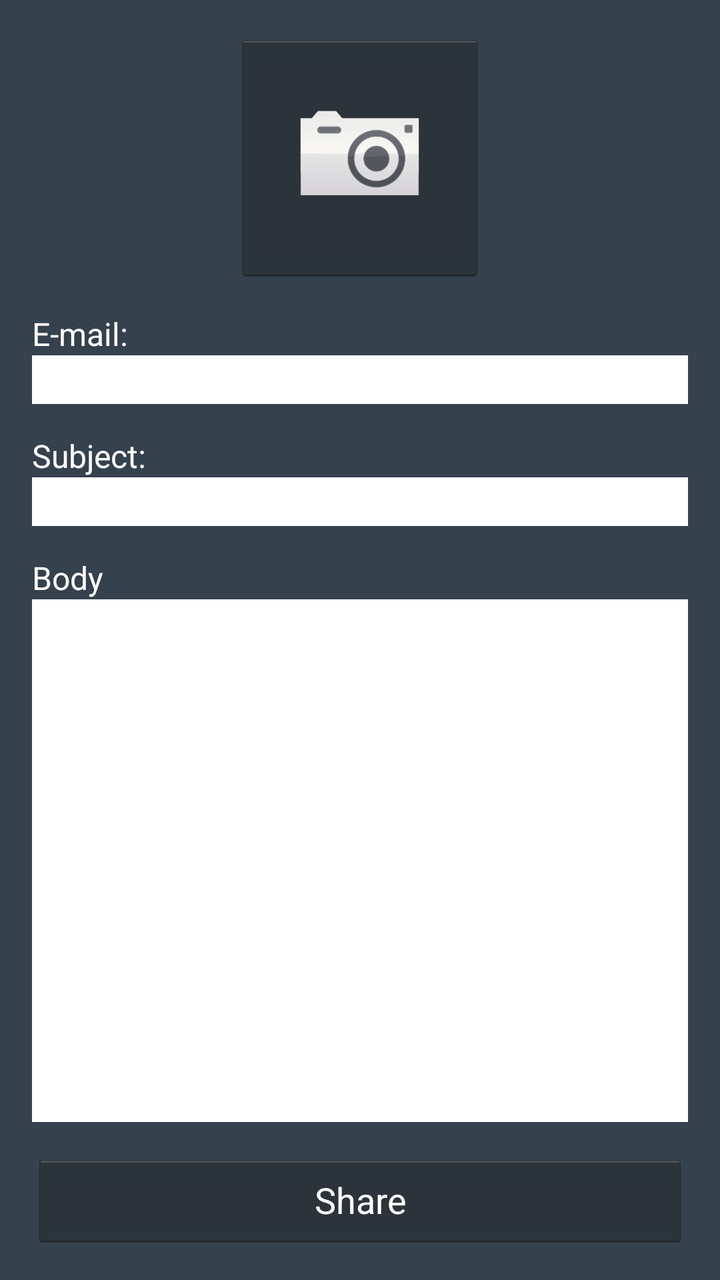
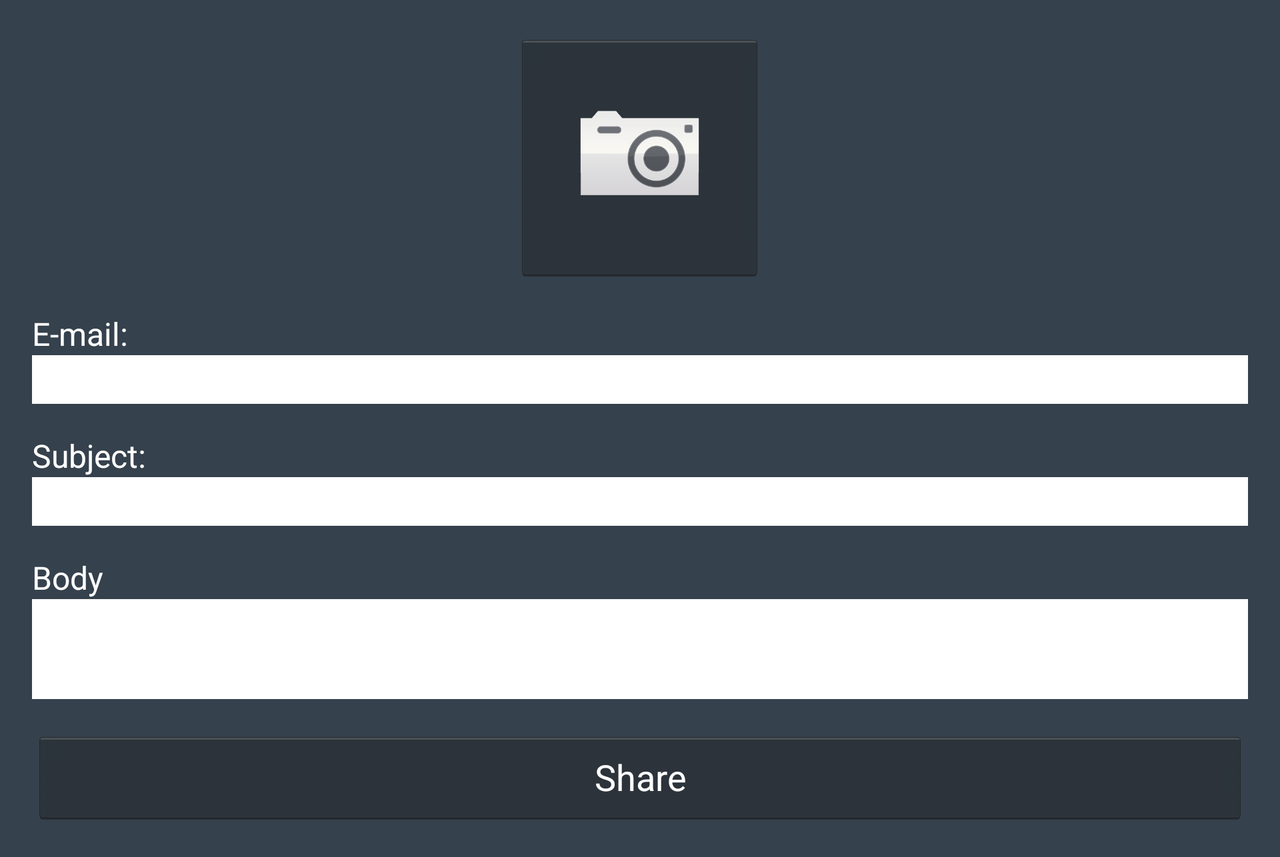

Compare how this app lays out the same screen by default and in its alternative resource folder. The renders come first, then the two layout files and the values they reference.
<!-- AndroidManifest.xml: application theme AppTheme -->
<!-- res/layout/activity_share.xml -->
<LinearLayout xmlns:android="http://schemas.android.com/apk/res/android"
    xmlns:tools="http://schemas.android.com/tools"
    android:id="@+id/LinearLayout1"
    android:background="@color/screen_color"
    android:layout_width="match_parent"
    android:layout_height="match_parent"
    android:orientation="vertical"
    android:gravity="center"
    android:paddingBottom="@dimen/activity_vertical_margin"
    android:paddingLeft="@dimen/activity_horizontal_margin"
    android:paddingRight="@dimen/activity_horizontal_margin"
    android:paddingTop="@dimen/activity_vertical_margin"
    tools:context="ru.asia.shareyourphotoapp.ShareActivity" >

    <ImageButton
        android:id="@+id/btnAddPhoto"
        android:layout_width="@dimen/iv_add_photo_width"
        android:layout_height="@dimen/iv_add_photo_height"
        android:scaleType="centerCrop"
        android:layout_gravity="center"
        android:src="@drawable/camera" />
    
    <TextView 
        android:layout_width="wrap_content"
        android:layout_height="wrap_content"
        android:layout_gravity="left"
        android:layout_marginTop="@dimen/margin_top"
        android:textColor="@color/white"
        android:textSize="@dimen/tv_share"
        android:text="@string/str_email"/>
    
    <EditText 
        android:id="@+id/etEmail"
        android:layout_width="match_parent"
        android:layout_height="wrap_content"
        android:inputType="textEmailAddress"
        android:background="@color/white"/>
    
    <TextView 
        android:layout_width="wrap_content"
        android:layout_height="wrap_content"
        android:layout_gravity="left"
        android:layout_marginTop="@dimen/margin_top"
        android:textColor="@color/white"
        android:textSize="@dimen/tv_share"
        android:text="@string/str_subject"/>
    
    <EditText 
        android:id="@+id/etSubject"
        android:layout_width="match_parent"
        android:layout_height="wrap_content"
        android:inputType="text"
        android:background="@color/white"/>
    
    <TextView 
        android:layout_width="wrap_content"
        android:layout_height="wrap_content"
        android:layout_gravity="left"
        android:layout_marginTop="@dimen/margin_top"
        android:textColor="@color/white"
        android:textSize="@dimen/tv_share"
        android:text="@string/str_body"/>
    
    <EditText 
        android:id="@+id/etBody"
        android:layout_width="match_parent"
        android:layout_height="wrap_content"
        android:layout_weight="1"
        android:inputType="text"
        android:background="@color/white"/>
    
    <Button 
        android:id="@+id/btnShare"
        android:layout_width="match_parent"
        android:layout_height="wrap_content"
        android:layout_marginTop="@dimen/margin_top"
        android:textColor="@color/white"
        android:text="@string/btnShare"/>

</LinearLayout>
<!-- resources referenced by this layout -->
<resources>
  <color name="screen_color">#35414c</color>
  <color name="white">#ffffff</color>
  <dimen name="activity_horizontal_margin">16dp</dimen>
  <dimen name="activity_vertical_margin">16dp</dimen>
  <dimen name="iv_add_photo_height">125dp</dimen>
  <dimen name="iv_add_photo_width">125dp</dimen>
  <dimen name="margin_top">15dp</dimen>
  <dimen name="tv_share">16sp</dimen>
  <!-- drawable camera: png bitmap (drawable-hdpi, 22033 bytes) -->
  <string name="btnShare">Share</string>
  <string name="str_body">Body</string>
  <string name="str_email">E-mail:</string>
  <string name="str_subject">Subject:</string>
  <style name="AppTheme" parent="AppBaseTheme">
                  
      </style>
  <style name="AppBaseTheme" parent="@android:style/Theme.Holo">
          
      </style>
</resources>
<!-- res/layout-land/activity_share.xml (the repository's variant of the layout above) -->
<!-- drawn on the phone turned sideways -->
<ScrollView
     xmlns:android="http://schemas.android.com/apk/res/android"
     android:layout_width="match_parent"
     android:layout_height="wrap_content">

    <LinearLayout
        android:id="@+id/LinearLayout1"
        android:layout_width="match_parent"
        android:layout_height="wrap_content"
        android:background="@color/screen_color"
        android:gravity="center"
        android:orientation="vertical"
        android:paddingBottom="@dimen/activity_vertical_margin"
        android:paddingLeft="@dimen/activity_horizontal_margin"
        android:paddingRight="@dimen/activity_horizontal_margin"
        android:paddingTop="@dimen/activity_vertical_margin">

        <ImageButton
            android:id="@+id/btnAddPhoto"
            android:layout_width="@dimen/iv_add_photo_width"
            android:layout_height="@dimen/iv_add_photo_height"
            android:layout_gravity="center"
            android:scaleType="centerCrop"
            android:src="@drawable/camera" />

        <TextView
            android:layout_width="wrap_content"
            android:layout_height="wrap_content"
            android:layout_gravity="start"
            android:layout_marginTop="@dimen/margin_top"
            android:text="@string/str_email"
            android:textColor="@color/white"
            android:textSize="@dimen/tv_share" />

        <EditText
            android:id="@+id/etEmail"
            android:layout_width="match_parent"
            android:layout_height="wrap_content"
            android:background="@color/white"
            android:inputType="textEmailAddress" />

        <TextView
            android:layout_width="wrap_content"
            android:layout_height="wrap_content"
            android:layout_gravity="start"
            android:layout_marginTop="@dimen/margin_top"
            android:text="@string/str_subject"
            android:textColor="@color/white"
            android:textSize="@dimen/tv_share" />

        <EditText
            android:id="@+id/etSubject"
            android:layout_width="match_parent"
            android:layout_height="wrap_content"
            android:background="@color/white"
            android:inputType="text" />

        <TextView
            android:layout_width="wrap_content"
            android:layout_height="wrap_content"
            android:layout_gravity="start"
            android:layout_marginTop="@dimen/margin_top"
            android:text="@string/str_body"
            android:textColor="@color/white"
            android:textSize="@dimen/tv_share" />

        <EditText
            android:id="@+id/etBody"
            android:layout_width="match_parent"
            android:layout_height="@dimen/et_body_height"
            android:background="@color/white"
            android:inputType="text" />

        <Button
            android:id="@+id/btnShare"
            android:layout_width="match_parent"
            android:layout_height="wrap_content"
            android:layout_marginTop="@dimen/margin_top"
            android:text="@string/btnShare"
            android:textColor="@color/white" />
    </LinearLayout>

</ScrollView>
<!-- resources referenced by the variant -->
<!-- as the phone turned sideways resolves them -->
<resources>
  <color name="screen_color">#35414c</color>
  <color name="white">#ffffff</color>
  <dimen name="activity_horizontal_margin">16dp</dimen>
  <dimen name="activity_vertical_margin">16dp</dimen>
  <dimen name="et_body_height">50dp</dimen>
  <dimen name="iv_add_photo_height">125dp</dimen>
  <dimen name="iv_add_photo_width">125dp</dimen>
  <dimen name="margin_top">15dp</dimen>
  <dimen name="tv_share">16sp</dimen>
  <!-- drawable camera: png bitmap (drawable-hdpi, 22033 bytes) -->
  <string name="btnShare">Share</string>
  <string name="str_body">Body</string>
  <string name="str_email">E-mail:</string>
  <string name="str_subject">Subject:</string>
  <style name="AppTheme" parent="AppBaseTheme">
                  
      </style>
  <style name="AppBaseTheme" parent="@android:style/Theme.Holo">
          
      </style>
</resources>
